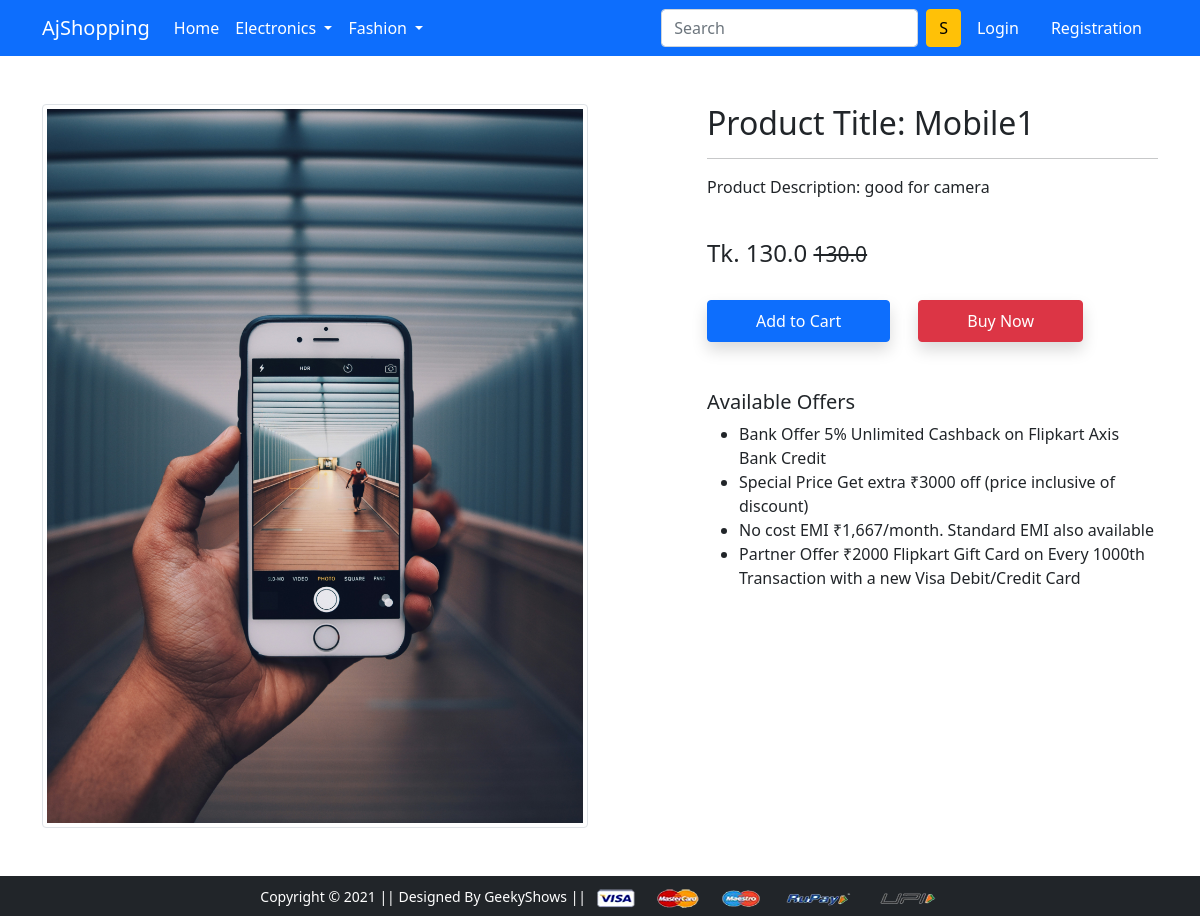
The page /product-detail/3/ on the database its author committed.
### app/models.py (models this page shows, shortened)
class Product(models.Model):
    title = models.CharField(max_length=100)
    selling_price = models.FloatField()
    discounted_price = models.FloatField()
    description = models.TextField()
    brand = models.CharField(max_length = 100)
    category = models.CharField(max_length=2,choices = BRAND_CHOICES)
    image = models.ImageField(upload_to='productimg')

### app/views.py (the view)
# urls.py: path('product-detail/<int:pk>/', views.productDetailView.as_view(), name='product-detail'),
class productDetailView(View):
    def get(self,request,pk):
        product = Product.objects.get(pk=pk)
        return render(request,'app/productdetail.html',{'product':product})

### app/templates/app/productdetail.html (shortened to what this page needs)
{% extends 'app/base.html' %}
{% load static %}
{% block main-content %}
<div class="container my-5">
 <div class="row">
  <div class="col-sm-6 text-center align-self-center">
   <img src="{{product.image.url}}" alt="" class="img-fluid img-thumbnail">
  </div>
  <div class="col-sm-5 offset-sm-1">
   <h2>Product Title: {{product.title}}</h2>
   <hr>
   <p>Product Description: {{product.description}}</p> <br>
   <h4>Tk. {{product.selling_price}} <small class="fw-light text-decoration-line-through">{{product.selling_price}}</small></h4> <br>
   <form action = "/add-to-cart"  class = "d-inline">
    <button type="submit" class="btn btn-primary shadow px-5 py-2"> Add to Cart </button>
   </form>
   <a href="{% url 'buy-now' %}" class="btn btn-danger shadow px-5 py-2 ms-4">Buy Now</a>
   <h5 class="mt-5">Available Offers</h5>
   <ul>
    <li>Bank Offer 5% Unlimited Cashback on Flipkart Axis Bank Credit</li>
    <li>Special Price Get extra ₹3000 off (price inclusive of discount)</li>
    <li>No cost EMI ₹1,667/month. Standard EMI also available</li>
    <li>Partner Offer ₹2000 Flipkart Gift Card on Every 1000th Transaction with a new Visa Debit/Credit Card</li>
   </ul>
  </div>
 </div>
</div>
{% endblock main-content %}

### rows shown on the page
Product: image (picture), title "Mobile1", description "good for camera", selling_price "130.0"
